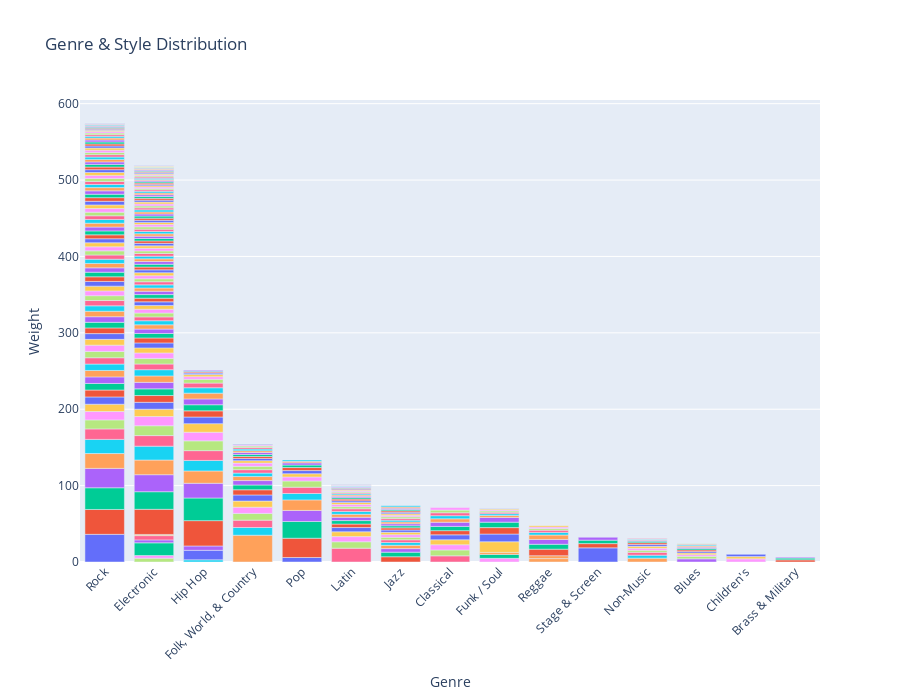

This figure's notebook cell:
### Markdown cell above
## Genre & Style Analysis

Analyze the distribution of music genres and sub-genres in the collection.

### Code cell
# Process genre data
parent_data = []
for track in df.genres_processed:
    total = sum(g["probability"] for g in track)
    for genre in track:
        parent_data.append(
            {
                "parent": genre["parent"],
                "style": genre["style"],
                "weight": genre["probability"] / total,
            }
        )

parent_df = pd.DataFrame(parent_data)
parent_totals = parent_df.groupby(["parent", "style"])["weight"].sum().reset_index()
parent_summary = parent_totals.groupby("parent")["weight"].sum().reset_index()

# Sort parent genres by weight in descending order
parent_summary = parent_summary.sort_values(by="weight", ascending=False)

# Sort styles within each parent genre by weight in descending order
parent_totals = parent_totals.sort_values(
    by=["parent", "weight"], ascending=[True, False]
)

# Define a dictionary to store the sorted order of styles for each parent genre
style_order = {}
for parent in parent_summary["parent"]:
    # Get the styles for the current parent genre and sort them by weight in descending order
    styles = (
        parent_totals[parent_totals["parent"] == parent]
        .sort_values(by="weight", ascending=False)["style"]
        .tolist()
    )
    # Add the sorted styles to the style_order dictionary
    style_order[parent] = styles

# Interactive plot
fig = px.bar(
    parent_totals,
    x="parent",
    y="weight",
    color="style",
    hover_data=["style", "weight"],
    title="Genre & Style Distribution",
    labels={"weight": "Weight", "parent": "Genre"},
    category_orders={
        "parent": parent_summary["parent"].tolist(),
        "style": [
            style
            for parent in parent_summary["parent"]
            for style in style_order[parent]
        ],
    },
)

fig.update_layout(xaxis_tickangle=-45, height=700, showlegend=False)

fig.show()
